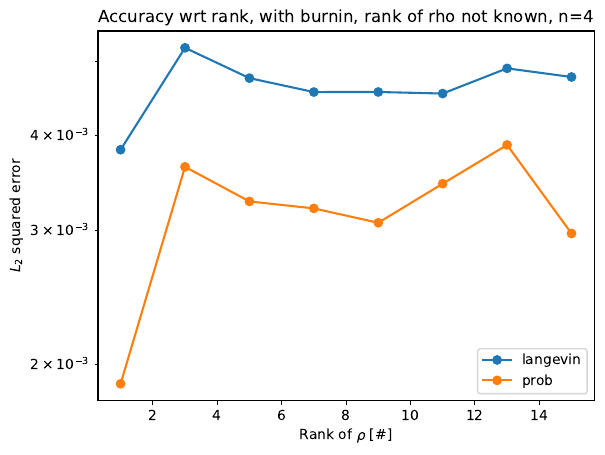

Source code (Python):
import sys
sys.path.append("../../")

import numpy as np
import matplotlib.pyplot as plt
from src.utils import compute_error
from src.metropolis_hastings import run_MH
from src.proj_langevin import run_PL, gen_init_point
from src.data_generation import generate_data
from src.utils import dump_run_information


"""
Plot the accuracy of langevin vs prob wrt the rank of rho, with its rank being unknown.
This forces r=d for langevin. Here, n=4
"""
def run_experiment(savefig=True):
    seed = 0
    n = 4
    d = 2**n
    n_exp = d * d
    n_shots = 2000
    n_iter = 5000
    n_burnin = 1000
    eta_shots_indep = 0.005
    rho_ranks = range(1, d+1, 2)
    n_ranks = len(rho_ranks)
    n_samples = 3
    accs_prob = np.zeros((n_ranks, n_samples))
    accs_pl = np.zeros((n_ranks, n_samples))
    for i, rho_rank in enumerate(rho_ranks):
        for j in range(n_samples):
            curr_seed = seed + i*n_samples + j
            rho_true, As, y_hat = generate_data(n, n_exp, n_shots, rho_type=rho_rank, seed=curr_seed)
            # We don't know the rank of rho, hence we use r = d
            init_point = gen_init_point(d,d)
            As_flat = np.zeros((n_exp, 2**n * 2**n), dtype = np.complex128)
            for k in range(n_exp):
                # TODO: it is not clear why this works better than `flatten(order="F")`
                # as it is more correct to use the latter (similar to what is done in R)
                As_flat[k,:] = As[:,:,k].flatten(order="C")
            _, rho_approx_prob, _ = run_MH(
                n, n_exp, n_shots, rho_true, As_flat, y_hat, n_iter, n_burnin, seed = None, init_point=init_point
            )
            _, rho_approx_pl, _ = run_PL(
                n, n_exp, n_shots, rho_true, As, y_hat, n_iter, n_burnin, seed = None, init_point=init_point, eta_shots_indep=eta_shots_indep
            )
            
            err_prob = compute_error(rho_approx_prob, rho_true)
            err_pl = compute_error(rho_approx_pl, rho_true)

            accs_prob[i,j] = err_prob
            accs_pl[i,j] = err_pl
    accs_pl_avg = accs_pl.mean(axis=1)
    accs_prob_avg = accs_prob.mean(axis=1)
    plt.figure()
    plt.semilogy(rho_ranks, accs_pl_avg, "-o", label="langevin")
    plt.semilogy(rho_ranks, accs_prob_avg, "-o", label="prob")
    # plt.vlines(x=[n_burnin], ymin=0, ymax=0.1, color="r", label="end of burnin")
    plt.legend()
    plt.xlabel(r"Rank of $\rho$ [#]")
    plt.ylabel("$L_2$ squared error")
    plt.title("Accuracy wrt rank, with burnin, rank of rho not known, n=4")
    if savefig:    
        plt.savefig(f"rank_not_known_n4.pdf", bbox_inches="tight")
    plt.show()
    plt.close()
    if savefig:
        dump_run_information("rank_not_known_n4", {"rank": list(rho_ranks), "acc_pl": accs_pl_avg, "acc_prob": accs_prob_avg})

if __name__ == "__main__":
    run_experiment()
